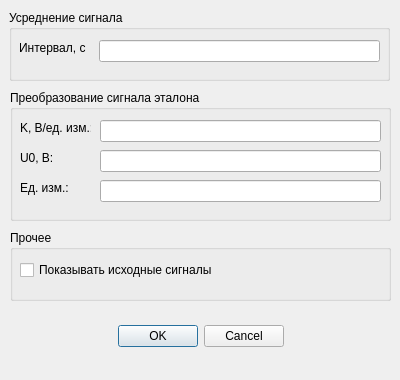
<?xml version="1.0" encoding="UTF-8"?>
<ui version="4.0">
 <class>OnOpenFileDialog</class>
 <widget class="QDialog" name="OnOpenFileDialog">
  <property name="geometry">
   <rect>
    <x>0</x>
    <y>0</y>
    <width>400</width>
    <height>380</height>
   </rect>
  </property>
  <property name="windowTitle">
   <string>Dialog</string>
  </property>
  <widget class="QDialogButtonBox" name="buttonBox">
   <property name="geometry">
    <rect>
     <x>30</x>
     <y>320</y>
     <width>341</width>
     <height>32</height>
    </rect>
   </property>
   <property name="orientation">
    <enum>Qt::Horizontal</enum>
   </property>
   <property name="standardButtons">
    <set>QDialogButtonBox::Cancel|QDialogButtonBox::Ok</set>
   </property>
   <property name="centerButtons">
    <bool>true</bool>
   </property>
  </widget>
  <widget class="QGroupBox" name="etalon_settings_group_box">
   <property name="geometry">
    <rect>
     <x>10</x>
     <y>90</y>
     <width>381</width>
     <height>131</height>
    </rect>
   </property>
   <property name="title">
    <string>Преобразование сигнала эталона</string>
   </property>
   <property name="flat">
    <bool>false</bool>
   </property>
   <widget class="QLabel" name="k_label">
    <property name="geometry">
     <rect>
      <x>10</x>
      <y>30</y>
      <width>71</width>
      <height>16</height>
     </rect>
    </property>
    <property name="text">
     <string>K, В/ед. изм.:</string>
    </property>
   </widget>
   <widget class="QLabel" name="u0_label">
    <property name="geometry">
     <rect>
      <x>10</x>
      <y>60</y>
      <width>71</width>
      <height>16</height>
     </rect>
    </property>
    <property name="text">
     <string>U0, В:</string>
    </property>
   </widget>
   <widget class="QLabel" name="unit_label">
    <property name="geometry">
     <rect>
      <x>10</x>
      <y>90</y>
      <width>71</width>
      <height>16</height>
     </rect>
    </property>
    <property name="text">
     <string>Ед. изм.:</string>
    </property>
   </widget>
   <widget class="QLineEdit" name="k_line_edit">
    <property name="geometry">
     <rect>
      <x>90</x>
      <y>30</y>
      <width>281</width>
      <height>22</height>
     </rect>
    </property>
   </widget>
   <widget class="QLineEdit" name="u0_line_edit">
    <property name="geometry">
     <rect>
      <x>90</x>
      <y>60</y>
      <width>281</width>
      <height>22</height>
     </rect>
    </property>
   </widget>
   <widget class="QLineEdit" name="unit_line_edit">
    <property name="geometry">
     <rect>
      <x>90</x>
      <y>90</y>
      <width>281</width>
      <height>22</height>
     </rect>
    </property>
   </widget>
  </widget>
  <widget class="QGroupBox" name="ds_settings_group_box">
   <property name="geometry">
    <rect>
     <x>9</x>
     <y>10</y>
     <width>381</width>
     <height>71</height>
    </rect>
   </property>
   <property name="title">
    <string>Усреднение сигнала</string>
   </property>
   <widget class="QLabel" name="ds_label">
    <property name="geometry">
     <rect>
      <x>10</x>
      <y>30</y>
      <width>71</width>
      <height>16</height>
     </rect>
    </property>
    <property name="text">
     <string>Интервал, с</string>
    </property>
   </widget>
   <widget class="QLineEdit" name="ds_line_edit">
    <property name="geometry">
     <rect>
      <x>90</x>
      <y>30</y>
      <width>281</width>
      <height>22</height>
     </rect>
    </property>
   </widget>
  </widget>
  <widget class="QGroupBox" name="other_settings_group_box">
   <property name="geometry">
    <rect>
     <x>10</x>
     <y>230</y>
     <width>381</width>
     <height>71</height>
    </rect>
   </property>
   <property name="title">
    <string>Прочее</string>
   </property>
   <widget class="QCheckBox" name="show_raw_signals_check_box">
    <property name="geometry">
     <rect>
      <x>10</x>
      <y>30</y>
      <width>201</width>
      <height>20</height>
     </rect>
    </property>
    <property name="text">
     <string>Показывать исходные сигналы</string>
    </property>
   </widget>
  </widget>
 </widget>
 <resources/>
 <connections>
  <connection>
   <sender>buttonBox</sender>
   <signal>accepted()</signal>
   <receiver>OnOpenFileDialog</receiver>
   <slot>accept()</slot>
   <hints>
    <hint type="sourcelabel">
     <x>248</x>
     <y>254</y>
    </hint>
    <hint type="destinationlabel">
     <x>157</x>
     <y>274</y>
    </hint>
   </hints>
  </connection>
  <connection>
   <sender>buttonBox</sender>
   <signal>rejected()</signal>
   <receiver>OnOpenFileDialog</receiver>
   <slot>reject()</slot>
   <hints>
    <hint type="sourcelabel">
     <x>316</x>
     <y>260</y>
    </hint>
    <hint type="destinationlabel">
     <x>286</x>
     <y>274</y>
    </hint>
   </hints>
  </connection>
 </connections>
</ui>
